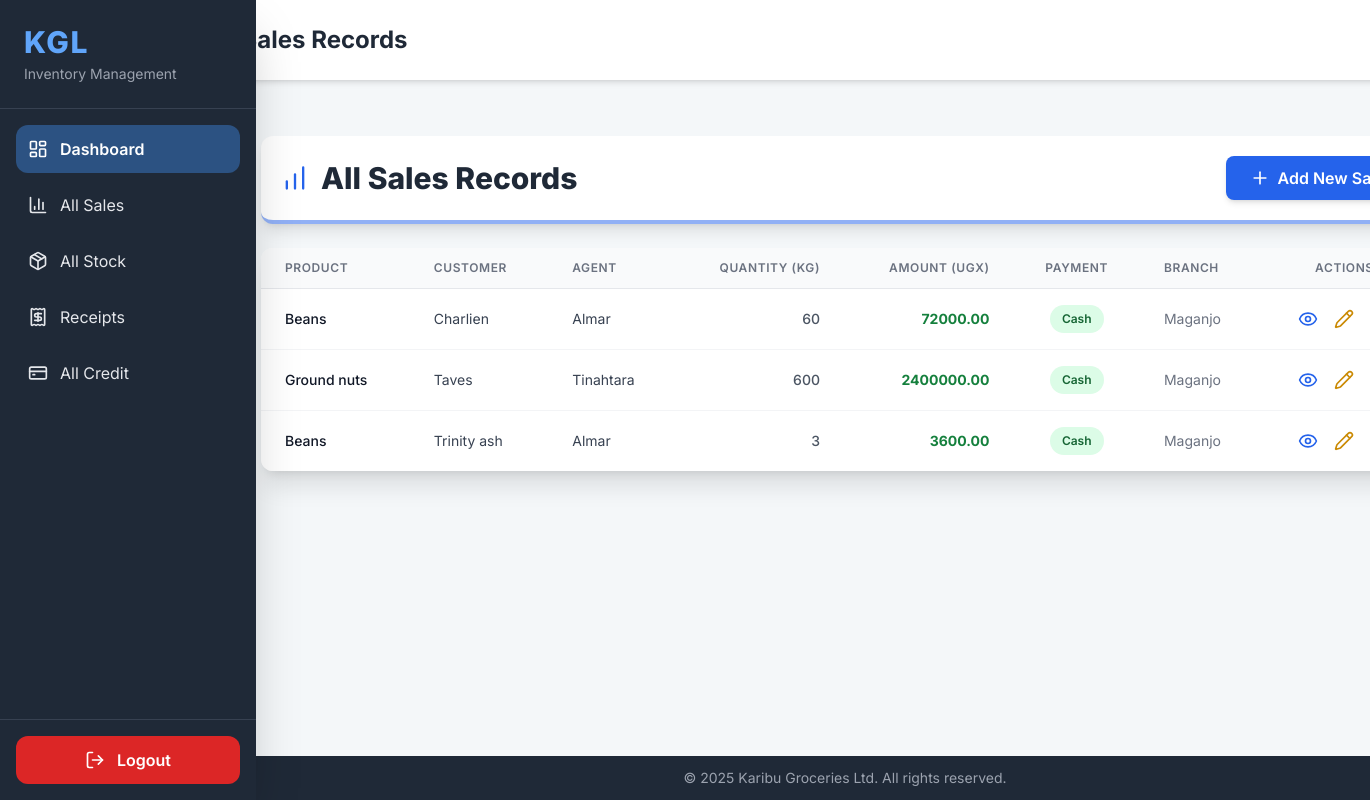
Page /allsales/ (signed in) on the committed database.
### kgl_app/models.py (models this page shows, shortened)
class Sales(models.Model):
    product_name=models.ForeignKey(Stock, on_delete=models.CASCADE)
    tonnage=models.IntegerField()
    amount_paid =models.IntegerField(default=0,blank =False)
    buyers_name=models.CharField(max_length=35)
    date_and_time =models.DateTimeField(auto_now_add=True)
    salesagent_name=models.ForeignKey(Userprofile, on_delete=models.CASCADE,null=True)
    is_sold_on_cash=models.BooleanField(default=False)
    branch =models.ForeignKey(Branch, on_delete=models.CASCADE,null=True)
    selling_price=models.IntegerField(null=True,blank=True)
    def total_sales(self):
        return self.product_name.selling_price * self.tonnage

class Stock(models.Model):
    name_of_produce=models.CharField(max_length =255)
    type_of_produce =models.ForeignKey(ProduceType,on_delete=models.CASCADE,null=False,)
    date_and_time_of_produce= models.DateTimeField(auto_now_add =True)
    received_quantity = models.IntegerField(blank=False,null=False,default=0)
    issued_quantity=models.IntegerField(blank=False,null=False,default=0)
    tonnage =models.IntegerField(blank = False,null=False,default=0)
    cost=models.IntegerField(blank =False,default=25)
    name_of_dealer=models.CharField(max_length=255)
    branch=models.ForeignKey(Branch, on_delete=models.CASCADE,null=False,default=0)
    contact=models.CharField(default=20,null=False)
    selling_price=models.IntegerField(null=True,blank=True)
    current_stock =models.IntegerField(null=True,blank=False)
    def __str__(self):
        return self.name_of_produce

class Userprofile(AbstractUser):
    managed_branches = models.ManyToManyField(Branch, related_name="managers", blank=True)
    is_salesagent= models.BooleanField(default=False)
    is_manager= models.BooleanField(default=False)
    is_owner= models.BooleanField(default=False)
    username =models.CharField(max_length=25,unique=True)
    email =models.EmailField(max_length=25, unique=True)
    address = models.CharField(max_length=50, blank=True)
    phonenumber =models.CharField(max_length= 20,blank=True)
    gender = models.CharField(max_length=10, blank=True)
    branch = models.ForeignKey(Branch, on_delete=models.SET_NULL, null=True, blank=True, related_name="users")
    groups = models.ManyToManyField(
        Group,
        related_name="userprofile_groups",
        blank=True,
        help_text="The groups this user belongs to.",
        verbose_name="groups"
    )
    user_permissions = models.ManyToManyField(
        Permission,
        related_name="userprofile_permissions",
        blank=True,
        help_text="Specific permissions for this user.",
        verbose_name="user permissions"
    )
    def __str__(self):
        return self.username

class Branch(models.Model):
    branch_name = models.CharField(max_length=50)
    location = models.CharField(max_length=100)
    def __str__(self):
        return self.branch_name

### kgl_app/views.py (the view)
# urls.py: path('allsales/',views.allsales,name='allsales'),
def allsales(request):
    if request.user.is_manager or request.user.is_salesagent:
     sales =Sales.objects.filter(branch=request.user.branch)
    else:
     sales = Sales.objects.all().order_by('-id')
    return render(request, "allsales.html", {'sales': sales})

### kgl_app/templates/allsales.html (shortened to what this page needs)
{% extends 'base.html' %}
{% load static %}
{% block page_title %}All Sales Records{% endblock %}
{% block content %}
<div class="container mx-auto py-8 px-4 sm:px-6 lg:px-8">
    <div class="flex flex-col sm:flex-row justify-between items-start sm:items-center bg-white p-5 rounded-xl shadow-lg mb-6 border-b-4 border-blue-600/50">
        <h1 class="text-2xl sm:text-3xl font-extrabold text-gray-800 flex items-center mb-4 sm:mb-0">
            <i data-lucide="bar-chart" class="w-7 h-7 text-blue-600 mr-3"></i>
            <span>All Sales Records</span>
        </h1>
        <a href="{% url 'addsale' %}" class="w-full sm:w-auto flex items-center justify-center space-x-2 bg-blue-600 text-white font-semibold py-2.5 px-6 rounded-lg shadow-md hover:bg-blue-700 transition duration-150 transform hover:-translate-y-0.5">
            <i data-lucide="plus" class="w-5 h-5"></i>
            <span>Add New Sale</span>
        </a>
    </div>
    <div class="bg-white rounded-xl shadow-xl overflow-hidden">
        <div class="overflow-x-auto">
            <table class="min-w-full divide-y divide-gray-200">
                <thead class="bg-gray-50">
                    <tr>
                        <th scope="col" class="px-6 py-3 text-left text-xs font-semibold text-gray-500 uppercase tracking-wider">
                            Product
                        </th>
                        <th scope="col" class="px-6 py-3 text-left text-xs font-semibold text-gray-500 uppercase tracking-wider">
                            Customer
                        </th>
                        <th scope="col" class="px-6 py-3 text-left text-xs font-semibold text-gray-500 uppercase tracking-wider">
                            Agent
                        </th>
                        <th scope="col" class="px-6 py-3 text-right text-xs font-semibold text-gray-500 uppercase tracking-wider">
                            Quantity (kg)
                        </th>
                        <th scope="col" class="px-6 py-3 text-right text-xs font-semibold text-gray-500 uppercase tracking-wider">
                            Amount (UGX)
                        </th>
                        <th scope="col" class="px-6 py-3 text-center text-xs font-semibold text-gray-500 uppercase tracking-wider">
                            Payment
                        </th>
                        <th scope="col" class="px-6 py-3 text-left text-xs font-semibold text-gray-500 uppercase tracking-wider">
                            Branch
                        </th>
                        {% if user.is_manager or user.is_salesagent %}
                        <th scope="col" class="px-6 py-3 text-center text-xs font-semibold text-gray-500 uppercase tracking-wider">
                            Actions
                        </th>
                        {% endif %}
                    </tr>
                </thead>
                <tbody class="bg-white divide-y divide-gray-100">
                    {% if sales %}
                        {% for sale in sales %}
                        <tr class="hover:bg-gray-50 transition duration-150">
                            <td class="px-6 py-4 whitespace-nowrap text-sm font-medium text-gray-900">
                                {{ sale.product_name }}
                            </td>
                            <td class="px-6 py-4 whitespace-nowrap text-sm text-gray-700">
                                {{ sale.buyers_name }}
                            </td>
                            <td class="px-6 py-4 whitespace-nowrap text-sm text-gray-700">
                                {{ sale.salesagent_name }}
                            </td>
                            <td class="px-6 py-4 whitespace-nowrap text-sm text-right font-medium text-gray-600">
                                {{ sale.tonnage }}
                            </td>
                            <td class="px-6 py-4 whitespace-nowrap text-sm text-right font-bold text-green-700">
                                {{ sale.total_sales|floatformat:2 }}
                            </td>
                            <td class="px-6 py-4 whitespace-nowrap text-center">
                                <span class="px-3 py-1 inline-flex text-xs leading-5 font-semibold rounded-full
                                    {% if sale.is_sold_on_cash %} bg-green-100 text-green-800 {% else %} bg-red-100 text-red-800 {% endif %}">
                                    {% if sale.is_sold_on_cash %}Cash{% else %}Credit{% endif %}
                                </span>
                            </td>
                            <td class="px-6 py-4 whitespace-nowrap text-sm text-gray-500">
                                {{ sale.branch }}
                            </td>
                            {% if user.is_salesagent %}
                            <td class="px-6 py-4 whitespace-nowrap text-center text-sm font-medium">
                                <div class="flex justify-center space-x-2">
                                    <a href="{% url 'view_sale' sale_id=sale.id %}" title="View Details"
                                       class="text-blue-600 hover:text-blue-900 p-1 rounded-full hover:bg-blue-100 transition duration-150">
                                        <i data-lucide="eye" class="w-5 h-5"></i>
                                    </a>
                                    <a href="{% url 'edit_sale' sale_id=sale.id %}" title="Edit Sale"
                                       class="text-yellow-600 hover:text-yellow-900 p-1 rounded-full hover:bg-yellow-100 transition duration-150">
                                        <i data-lucide="pencil" class="w-5 h-5"></i>
                                    </a>
                                    <a href="{% url 'delete_sale' sale_id=sale.id %}" title="Delete Sale"
                                       class="text-red-600 hover:text-red-900 p-1 rounded-full hover:bg-red-100 transition duration-150">
                                    </a>
                                </div>
                            </td>
                            {% endif %}
                        </tr>
                        {% endfor %}
                    {% endif %}
                </tbody>
            </table>
        </div>
    </div>
</div>
{% endblock %}

### kgl_app/templates/base.html (style rules this page uses)
body { font-family: 'Inter', sans-serif; background-color: #f4f7f9; }

### rows in the picture
Sales: product_name "Beans", buyers_name "Charlien", salesagent_name "Almar", tonnage "60", total_sales "72000.00", is_sold_on_cash "Cash", branch "Maganjo"
Sales: product_name "Ground nuts", buyers_name "Taves", salesagent_name "Tinahtara", tonnage "600", total_sales "2400000.00", is_sold_on_cash "Cash", branch "Maganjo"
Sales: product_name "Beans", buyers_name "Trinity ash", salesagent_name "Almar", tonnage "3", total_sales "3600.00", is_sold_on_cash "Cash", branch "Maganjo"
